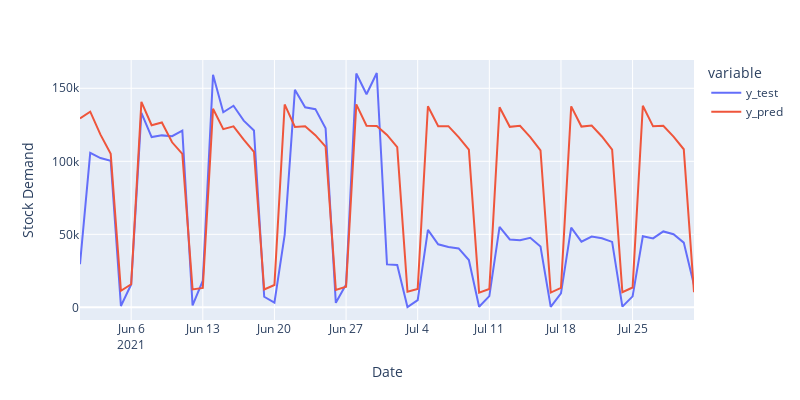

The notebook cell this image was saved under:
### Code cell
fig = px.line(df_pred_test, labels={"value": "Stock Demand"},
             height=400,width=800)
fig.show()
